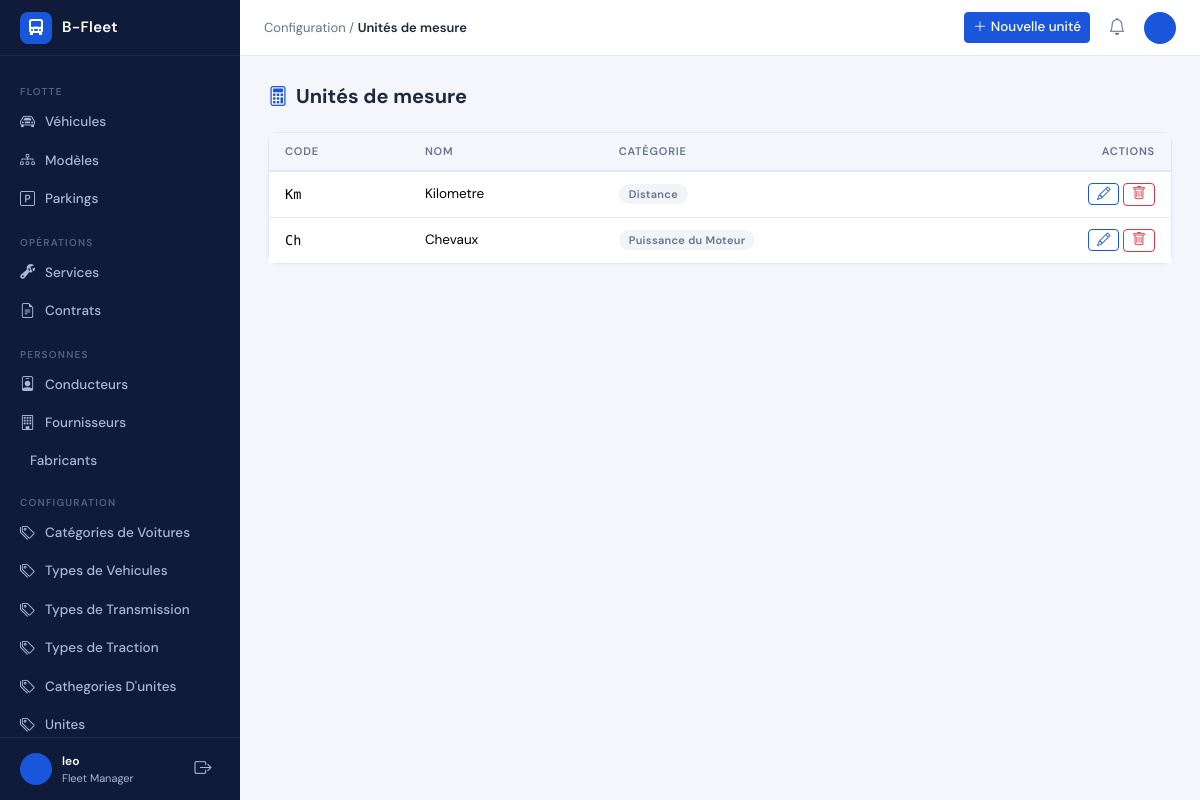
The app's page /config/units/ (signed in) with its own data.
### fleet/config/models.py (models this page shows, shortened)
class Unit(BaseModel):
    category = models.ForeignKey(UnitCategory, on_delete=models.CASCADE, related_name="units")
    code = models.CharField(max_length=20, unique=True)
    name = models.CharField(max_length=100)
    class Meta:
        ordering = ["category", "code"]

class UnitCategory(BaseModel):
    name = models.CharField(max_length=100, unique=True)
    class Meta:
        verbose_name_plural = "unit categories"
        ordering = ["name"]

### fleet/config/views.py (the view)
# urls.py: path("units/", views.UnitListView.as_view(), name="unit-list"),
class UnitListView(LoginRequiredMixin, ListView):
    template_name = "configuration/unit_list.html"
    context_object_name = "units"
    def get_queryset(self):
        return selectors.get_all_units()

### fleet/config/selectors.py (called while the page is built)
def get_all_units() -> QuerySet:
    return Unit.objects.select_related("category").all()

### fleet/templates/configuration/unit_list.html (shortened to what this page needs)
{% extends 'base.html' %}
{% block breadcrumb %}Configuration / <span class="bc-current">Unités de mesure</span>{% endblock %}
{% block topbar_actions %}<a href="{% url 'configuration:unit-create' %}" class="btn btn-primary btn-sm"><i class="bi bi-plus-lg me-1"></i>Nouvelle unité</a>{% endblock %}
{% block content %}
<div class="page-header"><h1><i class="bi bi-calculator me-2 text-primary"></i>Unités de mesure</h1></div>
<div class="card">
  {% if units %}
  <div class="table-responsive">
    <table class="table table-fleet mb-0">
      <thead><tr><th>Code</th><th>Nom</th><th>Catégorie</th><th class="text-end">Actions</th></tr></thead>
      <tbody>{% for obj in units %}<tr>
        <td class="fw-700 font-mono">{{ obj.code }}</td>
        <td>{{ obj.name }}</td>
        <td><span class="badge-state badge-inactive">{{ obj.category.name }}</span></td>
        <td class="text-end">
          <a href="{% url 'configuration:unit-update' obj.pk %}" class="btn btn-sm btn-outline-primary py-0 px-2"><i class="bi bi-pencil"></i></a>
          <a href="{% url 'configuration:unit-delete' obj.pk %}" class="btn btn-sm btn-outline-danger py-0 px-2"><i class="bi bi-trash"></i></a>
        </td>
      </tr>{% endfor %}</tbody>
    </table>
  </div>
  {% else %}<div class="empty-state"><i class="bi bi-calculator"></i><p>Aucune unité enregistrée.</p></div>{% endif %}
</div>
{% endblock %}

### fleet/templates/base.html (shortened to what this page needs)
<!DOCTYPE html>
<html lang="fr">
<head>
  <link href="https://cdn.jsdelivr.net/npm/bootstrap@5.3.3/dist/css/bootstrap.min.css" rel="stylesheet" />
  <link href="https://cdn.jsdelivr.net/npm/bootstrap-icons@1.11.3/font/bootstrap-icons.css" rel="stylesheet" />
</head>
<body>
<nav id="sidebar">
  <a class="sidebar-logo" >
    <div class="logo-icon"><i class="bi bi-truck-front-fill"></i></div>
    <span class="logo-text">B-Fleet</span>
  </a>
  <div class="sidebar-nav">
    <div class="nav-section">Flotte</div>
    <a class="sidebar-link {% block nav_vehicles %}{% endblock %}" href="{% url 'vehicles:vehicle-list' %}">
      <i class="bi bi-car-front"></i> Véhicules
    </a>
    <a class="sidebar-link {% block nav_vehicle_models %}{% endblock %}" href="{% url 'vehicles:vehicle-model-list' %}">
      <i class="bi bi-diagram-3"></i> Modèles
    </a>
    <a class="sidebar-link {% block nav_parkings %}{% endblock %}" href="{% url 'vehicles:parking-list' %}">
      <i class="bi bi-p-square"></i> Parkings
    </a>
    <div class="nav-section">Opérations</div>
    <a class="sidebar-link {% block nav_services %}{% endblock %}" href="{% url 'operations:service-list' %}">
      <i class="bi bi-wrench-adjustable"></i> Services
    </a>
    <a class="sidebar-link {% block nav_contracts %}{% endblock %}" href="{% url 'operations:contract-list' %}">
      <i class="bi bi-file-earmark-text"></i> Contrats
    </a>
    <div class="nav-section">Personnes</div>
    <a class="sidebar-link {% block nav_drivers %}{% endblock %}" href="{% url 'people:driver-list' %}">
      <i class="bi bi-person-badge"></i> Conducteurs
    </a>
    <a class="sidebar-link {% block nav_suppliers %}{% endblock %}" href="{% url 'people:supplier-list' %}">
      <i class="bi bi-building"></i> Fournisseurs
    </a>
    <a class="sidebar-link {% block nav_manufacturers %}{% endblock %}" href="{% url 'people:manufacturer-list' %}">
       Fabricants
    </a>
    <div class="nav-section">Configuration</div>
    <a class="sidebar-link {% block nav_vehicle_categories %}{% endblock %}" href="{% url 'configuration:vehicle-category-list' %}">
      <i class="bi bi-tags"></i> Catégories de Voitures
    </a>
    <a class="sidebar-link {% block nav_vehicle_type %}{% endblock %}" href="{% url 'configuration:vehicle-type-list' %}">
      <i class="bi bi-tags"></i> Types de Vehicules
    </a>
    <a class="sidebar-link {% block transmission %}{% endblock %}" href="{% url 'configuration:transmission-list' %}">
      <i class="bi bi-tags"></i> Types de Transmission
    </a>
    <a class="sidebar-link {% block traction %}{% endblock %}" href="{% url 'configuration:traction-type-list' %}">
      <i class="bi bi-tags"></i> Types de Traction
    </a>
    <a class="sidebar-link {% block unit_cathegory %}{% endblock %}" href="{% url 'configuration:unit-category-list' %}">
      <i class="bi bi-tags"></i> Cathegories D'unites
    </a>
    <a class="sidebar-link {% block unites %}{% endblock %}" href="{% url 'configuration:unit-list' %}">
      <i class="bi bi-tags"></i> Unites
    </a>
  </div>
  <div style="padding:14px 20px; border-top:1px solid rgba(255,255,255,.07); display:flex; align-items:center; gap:10px;">
    <div class="avatar" style="flex-shrink:0;">
    </div>
    <div style="overflow:hidden; flex:1;">
      <div style="font-size:12px; color:#fff; font-weight:600; white-space:nowrap; overflow:hidden; text-overflow:ellipsis;">
        {{ request.user.get_full_name|default:request.user.username }}
      </div>
      <div style="font-size:11px; color:var(--sidebar-text);">Fleet Manager</div>
    </div>
    <a href="{% url 'admin:logout' %}" class="btn-topbar" title="Déconnexion" style="color:var(--sidebar-text);">
      <i class="bi bi-box-arrow-right"></i>
    </a>
  </div>
</nav>
<header id="topbar">
  <div class="topbar-breadcrumb">
    {% block breadcrumb %}{% endblock %}
  </div>
  <div class="topbar-actions">
    {% block topbar_actions %}{% endblock %}
    <button class="btn-topbar" title="Notifications">
      <i class="bi bi-bell"></i>
    </button>
    <div class="avatar">
    </div>
  </div>
</header>
<main id="main">
  {% block content %}{% endblock %}
</main>
</body>
</html>

### fleet/templates/base.html (style rules this page uses)
:root { --primary: #1a56db; --primary-dark: #1046b8; --primary-light: #ebf2ff; --sidebar-bg: #0f1b38; --sidebar-text: #a9b8d8; --sidebar-hover: rgba(255,255,255,.07); --sidebar-active:#1a56db; --sidebar-width: 240px; --topbar-h: 56px; --body-bg: #f4f6fb; --card-bg: #ffffff; --border: #e2e8f5; --text: #1e293b; --text-muted: #64748b; --success: #0ea06a; --warning: #f59e0b; --danger: #ef4444; --radius: 10px; }
*, *::before, *::after { box-sizing: border-box; }
body { font-family: 'DM Sans', sans-serif; background: var(--body-bg); color: var(--text); margin: 0; }
#sidebar { position: fixed; top: 0; left: 0; width: var(--sidebar-width); height: 100vh; background: var(--sidebar-bg); display: flex; flex-direction: column; z-index: 1040; transition: width .2s; overflow: hidden; }
.sidebar-logo { display: flex; align-items: center; gap: 10px; padding: 0 20px; height: var(--topbar-h); border-bottom: 1px solid rgba(255,255,255,.07); text-decoration: none; flex-shrink: 0; }
.sidebar-logo .logo-icon { width: 32px; height: 32px; background: var(--primary); border-radius: 8px; display: flex; align-items: center; justify-content: center; color: #fff; font-size: 16px; flex-shrink: 0; }
.sidebar-logo .logo-text { font-weight: 600; font-size: 15px; color: #fff; letter-spacing: .3px; white-space: nowrap; }
.sidebar-nav { flex: 1; overflow-y: auto; padding: 12px 0; scrollbar-width: thin; scrollbar-color: rgba(255,255,255,.1) transparent; }
.nav-section { padding: 16px 20px 4px; font-size: 10px; font-weight: 600; letter-spacing: 1.2px; text-transform: uppercase; color: rgba(169,184,216,.45); }
.sidebar-link { display: flex; align-items: center; gap: 10px; padding: 8px 20px; color: var(--sidebar-text); text-decoration: none; font-size: 13.5px; font-weight: 500; border-radius: 0; transition: background .15s, color .15s; white-space: nowrap; }
.sidebar-link i { font-size: 15px; flex-shrink: 0; }
#topbar { position: fixed; top: 0; left: var(--sidebar-width); right: 0; height: var(--topbar-h); background: var(--card-bg); border-bottom: 1px solid var(--border); display: flex; align-items: center; padding: 0 24px; z-index: 1030; gap: 12px; }
.topbar-breadcrumb { flex: 1; font-size: 13px; color: var(--text-muted); }
.topbar-breadcrumb .bc-current { color: var(--text); font-weight: 600; }
.topbar-actions { display: flex; align-items: center; gap: 10px; }
.btn-topbar { background: none; border: none; width: 34px; height: 34px; border-radius: 8px; display: flex; align-items: center; justify-content: center; color: var(--text-muted); font-size: 17px; cursor: pointer; transition: background .15s, color .15s; }
.avatar { width: 32px; height: 32px; border-radius: 50%; background: var(--primary); color: #fff; display: flex; align-items: center; justify-content: center; font-size: 12px; font-weight: 600; cursor: pointer; }
#main { margin-left: var(--sidebar-width); margin-top: var(--topbar-h); min-height: calc(100vh - var(--topbar-h)); padding: 28px 28px; }
.page-header { display: flex; align-items: center; justify-content: space-between; margin-bottom: 24px; gap: 12px; }
.page-header h1 { font-size: 20px; font-weight: 700; margin: 0; color: var(--text); }
.card { background: var(--card-bg); border: 1px solid var(--border); border-radius: var(--radius); box-shadow: 0 1px 4px rgba(0,0,0,.04); }
.table-fleet th { font-size: 11px; font-weight: 600; text-transform: uppercase; letter-spacing: .8px; color: var(--text-muted); border-bottom: 2px solid var(--border); background: var(--body-bg); padding: 10px 16px; white-space: nowrap; }
.table-fleet td { padding: 11px 16px; font-size: 13.5px; vertical-align: middle; border-bottom: 1px solid var(--border); }
.table-fleet tbody tr:last-child td { border-bottom: none; }
.badge-state { padding: 3px 10px; border-radius: 20px; font-size: 11px; font-weight: 600; letter-spacing: .3px; }
.badge-inactive { background: #f1f5f9; color: #64748b; }
.btn-primary { background: var(--primary); border-color: var(--primary); font-weight: 500; font-size: 13.5px; }
.btn-outline-primary { border-color: var(--primary); color: var(--primary); font-size: 13.5px; }
.font-mono { font-family: 'DM Mono', monospace; }
.text-primary { color: var(--primary) !important; }
a { color: var(--primary); }

### records on screen
Unit: code "Km", name "Kilometre", category.name "Distance"
Unit: code "Ch", name "Chevaux", category.name "Puissance du Moteur"

### other values on screen
{{ request.user.get_full_name|default:request.user.username }} "leo"
